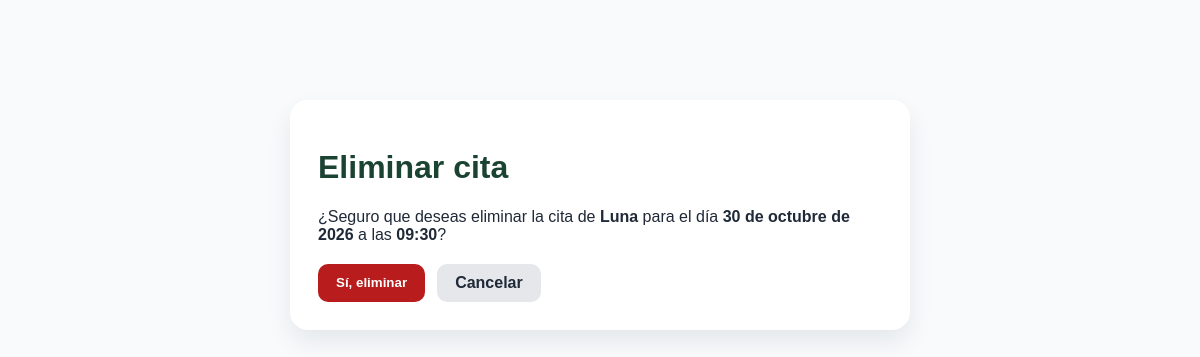
/citas/1/eliminar/ (signed in), run on the app's committed database.
### clinica/models.py (models this page shows, shortened)
class Cita(models.Model):
    ESTADO_CHOICES = [
        ('pendiente', 'Pendiente'),
        ('atendida', 'Atendida'),
        ('cancelada', 'Cancelada'),
    ]
    mascota = models.ForeignKey(Mascota, on_delete=models.CASCADE, related_name='citas')
    fecha = models.DateField()
    hora = models.TimeField()
    motivo = models.TextField()
    estado = models.CharField(max_length=20, choices=ESTADO_CHOICES, default='pendiente')
    class Meta:
        ordering = ['fecha', 'hora']
        verbose_name = 'Cita'
        verbose_name_plural = 'Citas'

class Mascota(models.Model):
    ESPECIE_CHOICES = [
        ('Perro', 'Perro'),
        ('Gato', 'Gato'),
        ('Conejo', 'Conejo'),
        ('Hamster', 'Hamster'),
        ('Ave', 'Ave'),
    ]
    nombre = models.CharField(max_length=100)
    especie = models.CharField(max_length=20, choices=ESPECIE_CHOICES)
    raza = models.CharField(max_length=100)
    nombre_dueno = models.CharField(max_length=150)

### clinica/views.py (the view)
# urls.py: path("citas/<int:cita_id>/eliminar/", views.eliminar_cita, name="eliminar_cita"),
@login_required(login_url='login_recepcionista')
def eliminar_cita(request, cita_id):
    cita = Cita.objects.get(pk=cita_id)
    if request.method == 'POST':
        cita.delete()
        messages.success(request, 'Cita eliminada correctamente.')
        return redirect('agenda_diaria')
    return render(request, 'clinica/eliminar_cita.html', {'cita': cita})

### templates/clinica/eliminar_cita.html (shortened to what this page needs)
<!DOCTYPE html>
<html lang="es">
<head>
</head>
<body>
    <div class="container">
        <div class="card">
            <h1>Eliminar cita</h1>
            <p>¿Seguro que deseas eliminar la cita de <strong>{{ cita.mascota.nombre }}</strong> para el día <strong>{{ cita.fecha }}</strong> a las <strong>{{ cita.hora }}</strong>?</p>
            <form method="post">
                <div class="actions">
                    <button type="submit" class="btn btn-danger">Sí, eliminar</button>
                    <a href="{% url 'agenda_diaria' %}" class="btn btn-secondary">Cancelar</a>
                </div>
            </form>
        </div>
    </div>
</body>
</html>

### templates/clinica/eliminar_cita.html (style rules this page uses)
body { font-family: Arial, sans-serif; background: #f8fafc; color: #1f2937; }
.container { max-width: 620px; margin: 100px auto; padding: 0 20px; }
.card { background: white; border-radius: 18px; box-shadow: 0 12px 24px rgba(15, 23, 42, 0.08); padding: 28px; }
h1 { color: #1b4332; }
.actions { display: flex; gap: 12px; flex-wrap: wrap; margin-top: 20px; }
.btn { display: inline-block; text-decoration: none; border: none; border-radius: 10px; padding: 10px 18px; font-weight: 700; cursor: pointer; }
.btn-danger { background: #b91c1c; color: white; }
.btn-secondary { background: #e5e7eb; color: #1f2937; }

### data on the page
Cita: mascota.nombre "Luna", fecha "30 de octubre de 2026", hora "09:30"
